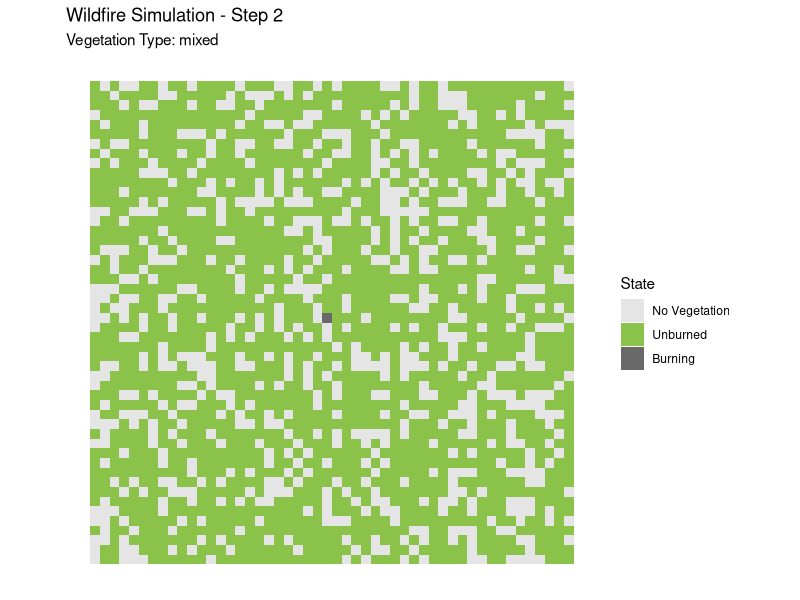
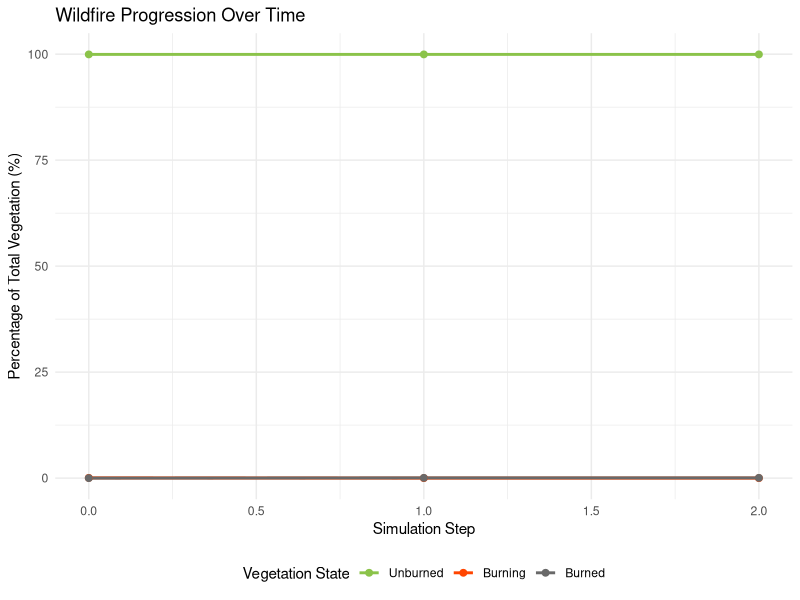
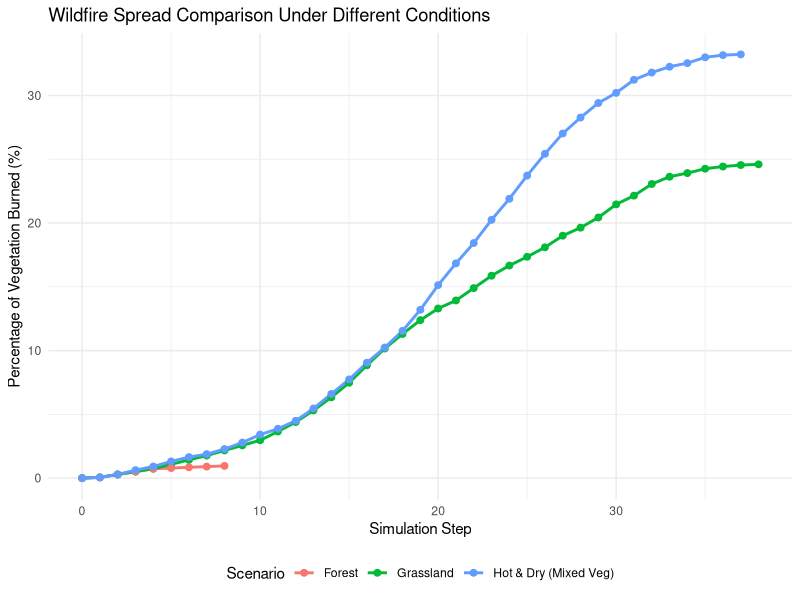

Write the R code that produced these figures, in order.
#wild fire propagation model



# Wildfire Propagation Model in R
# This model simulates wildfire spread accounting for vegetation and climate factors

library(ggplot2)
library(reshape2)
library(dplyr)

# Set random seed for reproducibility
set.seed(123)

# Grid parameters
grid_size <- 50
num_steps <- 40

# Initialize grid: 0 = no vegetation, 1 = unburned vegetation, 2 = burning, 3 = burned
initialize_grid <- function(vegetation_density) {
  # Create grid with vegetation based on density parameter
  grid <- matrix(0, nrow = grid_size, ncol = grid_size)
  for (i in 1:grid_size) {
    for (j in 1:grid_size) {
      if (runif(1) < vegetation_density) {
        grid[i, j] <- 1  # Unburned vegetation
      }
    }
  }
  
  # Start fire in the center
  center <- ceiling(grid_size/2)
  grid[center, center] <- 2  # Burning
  
  return(grid)
}

# Compute fire spread probability based on climate and vegetation
calc_spread_probability <- function(temperature, wind_speed, wind_direction, humidity, veg_type, 
                                    from_cell_i, from_cell_j, to_cell_i, to_cell_j) {
  
  # Base probability
  base_prob <- 0.3
  
  # Temperature effect (higher temperature increases spread)
  temp_factor <- min(2.0, max(0.5, temperature / 25))
  
  # Humidity effect (lower humidity increases spread)
  humidity_factor <- max(0.3, 1 - (humidity / 100))
  
  # Vegetation type effect
  veg_factor <- switch(veg_type,
                       "grass" = 1.5,     # Burns quickly
                       "brush" = 1.2,     # Burns moderately
                       "forest" = 0.9,    # Burns more slowly but intensely
                       "mixed" = 1.0)     # Average burn rate
  
  # Wind effect
  # Calculate direction from burning cell to potential new cell
  delta_i <- to_cell_i - from_cell_i
  delta_j <- to_cell_j - from_cell_j
  
  # Convert wind direction from degrees to radians (0° = North, 90° = East)
  wind_rad <- wind_direction * pi / 180
  
  # Wind vector components
  wind_i <- -cos(wind_rad)  # Negative because lower i is "north"
  wind_j <- sin(wind_rad)
  
  # Dot product to determine if wind is pushing fire in this direction
  # Normalize cell direction vector
  length <- sqrt(delta_i^2 + delta_j^2)
  if (length > 0) {
    norm_delta_i <- delta_i / length
    norm_delta_j <- delta_j / length
    
    wind_alignment <- norm_delta_i * wind_i + norm_delta_j * wind_j
    wind_factor <- 1 + (wind_alignment * wind_speed / 20)
    wind_factor <- max(0.5, min(2.5, wind_factor))  # Limit the effect
  } else {
    wind_factor <- 1.0
  }
  
  # Calculate final probability
  final_prob <- base_prob * temp_factor * humidity_factor * veg_factor * wind_factor
  
  # Ensure probability is between 0 and 1
  return(max(0, min(1, final_prob)))
}

# Run simulation for one step
simulate_step <- function(grid, temperature, wind_speed, wind_direction, humidity, veg_type) {
  new_grid <- grid
  
  # Find all burning cells
  burning_cells <- which(grid == 2, arr.ind = TRUE)
  
  # Process each burning cell
  if (nrow(burning_cells) > 0) {
    for (cell_idx in 1:nrow(burning_cells)) {
      i <- burning_cells[cell_idx, 1]
      j <- burning_cells[cell_idx, 2]
      
      # Burning cell becomes burned
      new_grid[i, j] <- 3
      
      # Check neighbors for potential spread
      for (di in -1:1) {
        for (dj in -1:1) {
          if (di == 0 && dj == 0) next  # Skip the center cell
          
          ni <- i + di
          nj <- j + dj
          
          # Check grid boundaries
          if (ni >= 1 && ni <= grid_size && nj >= 1 && nj <= grid_size) {
            # If neighbor has unburned vegetation
            if (grid[ni, nj] == 1) {
              # Calculate spread probability
              spread_prob <- calc_spread_probability(
                temperature, wind_speed, wind_direction, humidity, veg_type,
                i, j, ni, nj
              )
              
              # Random chance for fire to spread
              if (runif(1) < spread_prob) {
                new_grid[ni, nj] <- 2  # Set neighbor on fire
              }
            }
          }
        }
      }
    }
  }
  
  return(new_grid)
}

# Plot grid as heatmap
plot_grid <- function(grid, step, veg_type) {
  # Create color scheme for different cell states
  cell_colors <- c(
    "0" = "#e5e5e5",  # No vegetation - light gray
    "1" = if(veg_type == "grass") "#90ee90" else if(veg_type == "brush") "#9acd32" else if(veg_type == "forest") "#228b22" else "#8bc34a",  # Unburned vegetation - green variations
    "2" = "#ff4500",  # Burning - orange-red
    "3" = "#696969"   # Burned - dark gray
  )
  
  # Convert matrix to data frame for ggplot
  grid_df <- melt(grid)
  colnames(grid_df) <- c("x", "y", "state")
  grid_df$state <- as.factor(grid_df$state)
  
  # Plot
  plt <- ggplot(grid_df, aes(x = y, y = -x, fill = state)) +
    geom_tile() +
    scale_fill_manual(values = cell_colors,
                      labels = c("No Vegetation", "Unburned", "Burning", "Burned")) +
    labs(title = paste("Wildfire Simulation - Step", step),
         subtitle = paste("Vegetation Type:", veg_type),
         fill = "State") +
    theme_minimal() +
    theme(axis.text = element_blank(),
          axis.title = element_blank(),
          axis.ticks = element_blank(),
          panel.grid = element_blank(),
          aspect.ratio = 1)
  
  return(plt)
}

# Run full simulation and return time series data
run_simulation <- function(vegetation_density = 0.7,
                           temperature = 30,       # Celsius
                           wind_speed = 15,        # km/h
                           wind_direction = 90,    # degrees (0 = North, 90 = East)
                           humidity = 30,          # percentage
                           veg_type = "mixed") {   # grass, brush, forest, mixed
  
  # Initialize the grid
  grid <- initialize_grid(vegetation_density)
  
  # Store all grids for animation
  grid_history <- list()
  grid_history[[1]] <- grid
  
  # Store time series data
  time_series <- data.frame(
    step = 0,
    unburned = sum(grid == 1),
    burning = sum(grid == 2),
    burned = sum(grid == 3),
    total_veg = sum(grid > 0)
  )
  
  # Run simulation steps
  for (step in 1:num_steps) {
    grid <- simulate_step(grid, temperature, wind_speed, wind_direction, humidity, veg_type)
    grid_history[[step + 1]] <- grid
    
    # Update time series data
    time_series <- rbind(time_series, data.frame(
      step = step,
      unburned = sum(grid == 1),
      burning = sum(grid == 2),
      burned = sum(grid == 3),
      total_veg = sum(grid > 0)
    ))
    
    # Stop if fire is no longer burning
    if (sum(grid == 2) == 0 && step > 1) {
      break
    }
  }
  
  # Calculate percentages for plotting
  time_series <- time_series %>%
    mutate(
      pct_unburned = unburned / total_veg * 100,
      pct_burning = burning / total_veg * 100,
      pct_burned = burned / total_veg * 100
    )
  
  return(list(grid_history = grid_history, time_series = time_series, veg_type = veg_type))
}

# Plot time series data
plot_time_series <- function(time_series) {
  # Reshape data for plotting
  ts_plot <- time_series %>%
    select(step, pct_unburned, pct_burning, pct_burned) %>%
    reshape2::melt(id.vars = "step")
  
  # Create the time series plot
  plt <- ggplot(ts_plot, aes(x = step, y = value, color = variable)) +
    geom_line(size = 1) +
    geom_point(size = 2) +
    scale_color_manual(
      values = c("pct_unburned" = "#8bc34a", "pct_burning" = "#ff4500", "pct_burned" = "#696969"),
      labels = c("Unburned", "Burning", "Burned"),
      name = "Vegetation State"
    ) +
    labs(
      title = "Wildfire Progression Over Time",
      x = "Simulation Step",
      y = "Percentage of Total Vegetation (%)"
    ) +
    theme_minimal() +
    theme(legend.position = "bottom")
  
  return(plt)
}

# Compare different scenarios
compare_scenarios <- function() {
  # Default parameters
  veg_density <- 0.7
  temp <- 30
  wind_spd <- 15
  wind_dir <- 90
  humid <- 30
  
  # Run simulations with different conditions
  scenario1 <- run_simulation(
    vegetation_density = veg_density,
    temperature = temp,
    wind_speed = wind_spd,
    wind_direction = wind_dir,
    humidity = humid,
    veg_type = "grass"
  )
  
  scenario2 <- run_simulation(
    vegetation_density = veg_density,
    temperature = temp,
    wind_speed = wind_spd,
    wind_direction = wind_dir,
    humidity = humid,
    veg_type = "forest"
  )
  
  scenario3 <- run_simulation(
    vegetation_density = veg_density,
    temperature = 40,  # Higher temperature
    wind_speed = wind_spd,
    wind_direction = wind_dir,
    humidity = 10,     # Lower humidity
    veg_type = "mixed"
  )
  
  # Prepare data for comparison plot
  s1 <- scenario1$time_series %>% 
    select(step, pct_burned) %>%
    mutate(scenario = "Grassland")
  
  s2 <- scenario2$time_series %>% 
    select(step, pct_burned) %>%
    mutate(scenario = "Forest")
  
  s3 <- scenario3$time_series %>% 
    select(step, pct_burned) %>%
    mutate(scenario = "Hot & Dry (Mixed Veg)")
  
  comparison_data <- rbind(s1, s2, s3)
  
  # Create comparison plot
  plt <- ggplot(comparison_data, aes(x = step, y = pct_burned, color = scenario)) +
    geom_line(size = 1) +
    geom_point(size = 2) +
    labs(
      title = "Wildfire Spread Comparison Under Different Conditions",
      x = "Simulation Step",
      y = "Percentage of Vegetation Burned (%)",
      color = "Scenario"
    ) +
    theme_minimal() +
    theme(legend.position = "bottom")
  
  return(plt)
}

# Run a sample simulation
sim_results <- run_simulation(
  vegetation_density = 0.7,
  temperature = 32,
  wind_speed = 20,
  wind_direction = 90,  # East
  humidity = 25,
  veg_type = "mixed"
)

# Plot final state of the simulation
final_grid <- sim_results$grid_history[[length(sim_results$grid_history)]]
final_plot <- plot_grid(final_grid, length(sim_results$grid_history) - 1, sim_results$veg_type)
print(final_plot)

# Plot time series
ts_plot <- plot_time_series(sim_results$time_series)
print(ts_plot)

# Compare different scenarios
comparison_plot <- compare_scenarios()
print(comparison_plot)

# Example of how to run a custom simulation:
# custom_sim <- run_simulation(
#   vegetation_density = 0.8,  # Higher vegetation density
#   temperature = 38,          # Hot temperature
#   wind_speed = 25,           # Strong wind
#   wind_direction = 45,       # Northeast wind
#   humidity = 15,             # Very dry
#   veg_type = "brush"         # Brush/Shrub vegetation
# )
# 
# custom_plot <- plot_grid(custom_sim$grid_history[[length(custom_sim$grid_history)]], 
#                          length(custom_sim$grid_history) - 1, custom_sim$veg_type)
# print(custom_plot)
# 
# custom_ts <- plot_time_series(custom_sim$time_series)
# print(custom_ts)